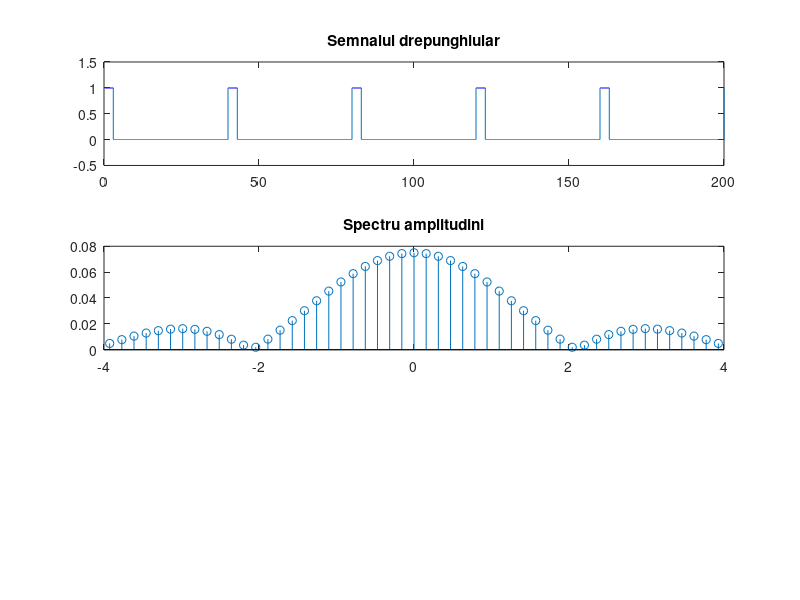

Reproduce this figure in MATLAB. (Note: this script raises an error after producing the figure.)
N = 50; % numarul de coeficienti
n = N/2;  % deoarece numarul maxim de coeficienti este 50, iar suma va merge de la -25:25
P=40; % periada
omega0=2*pi/P; %pulsatia
D=3; %durata impulsului
duty=(D/P)*100; %factorul de umplere
t=0:0.002:200; %pas de 2ms, 5 perioade
x = zeros(1,51); % initializam vectorul in care se vor gasi coeficientii seriei cu 0
s =(square(omega0*t,duty)+abs(1*square(omega0*t,duty)))/2; % semnalul dreptunghiular
for k=-n:n 
 x(k+n+1) = 1/P * integral(@(t)((1*square(omega0*t,duty)+abs(1*square(omega0*t,duty)))/2.*exp(-j*k*omega0*t)),0,P);
 % in x(k+n+1) vom insera rezultatele seriei pentru fiecare coeficient,
 % atunci cand k=-n, primul coeficient va fi x(1)
end
figure(1);
subplot(3,1,1);
plot(t,s) % afisam semnalul dreptunghiular initial
axis ([0 200 -0.5 1.5]) % am marit domeniul pentru a vizualiza mai bine semnalul
title('Semnalul drepunghiular'); 
subplot(3,1,2);
stem((-n:n)*omega0,abs(x)) % afisam spectrul de amplitudine
title('Spectru amplitudini'); 
semnalreconstruit=0; 
for k=-n:n
    semnalreconstruit=semnalreconstruit+x(k+n+1)*exp(1j*k*w0*t);
end
% semnalul reconstruit se va determina ca fiind suma din fiecare coeficient
% inmultit cu exponentiala
subplot(3,1,3)
hold on 
plot(t,s)
axis ([0 200 -0.5 1.5])
title('Semnalul reconstruit');
plot(t,real(semnalreconstruit),'--r') %afisare partea reala semnal reconstituit
plot(t,imag(semnalreconstruit),'--r') %afisare partea imaginara semnal reconstituit
hold off
%am folosit hold on si hold off pentru a afisa semnalul reconstituit si
%original simultan
